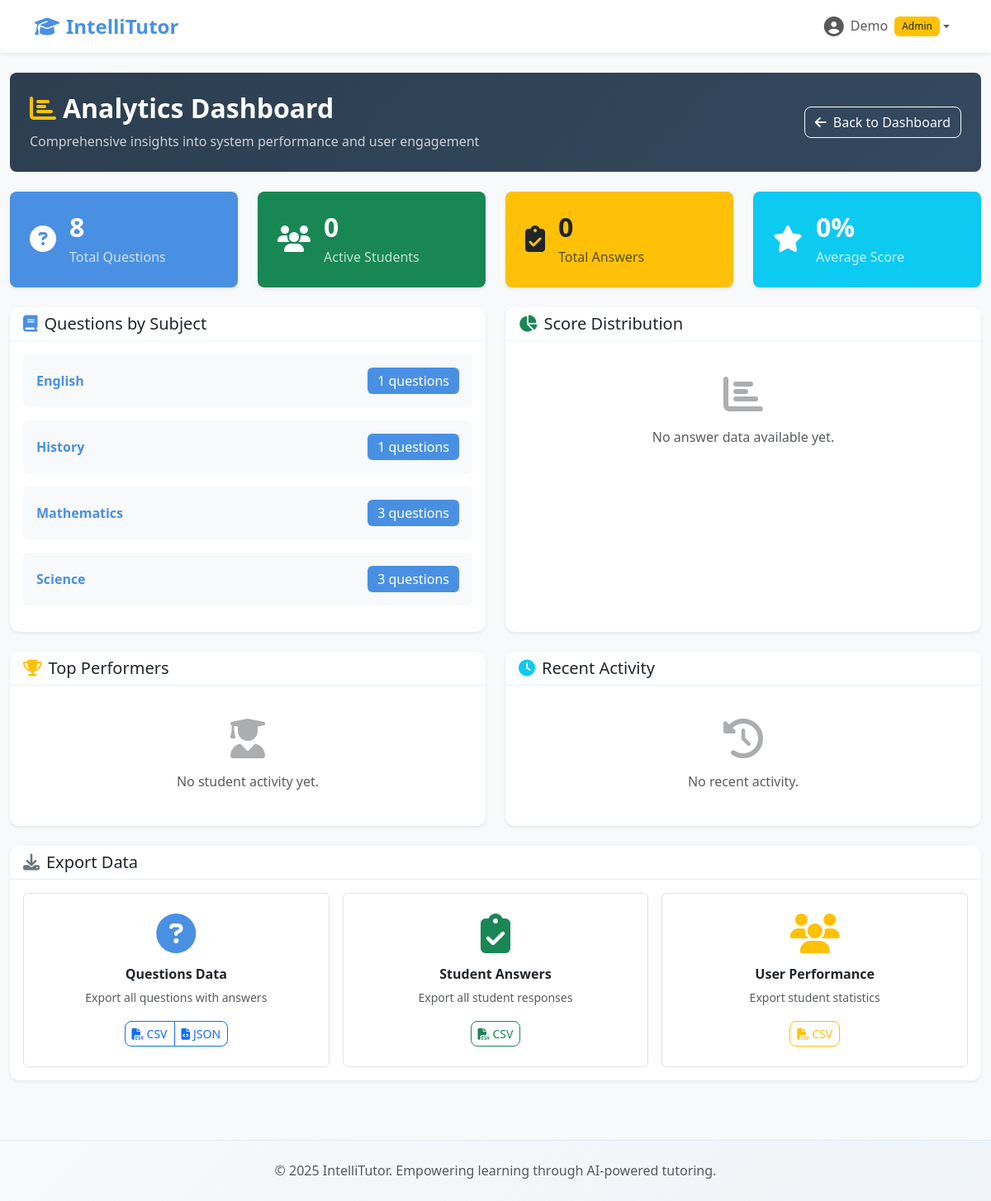
Before: /admin/analytics (signed in) with the older database file.
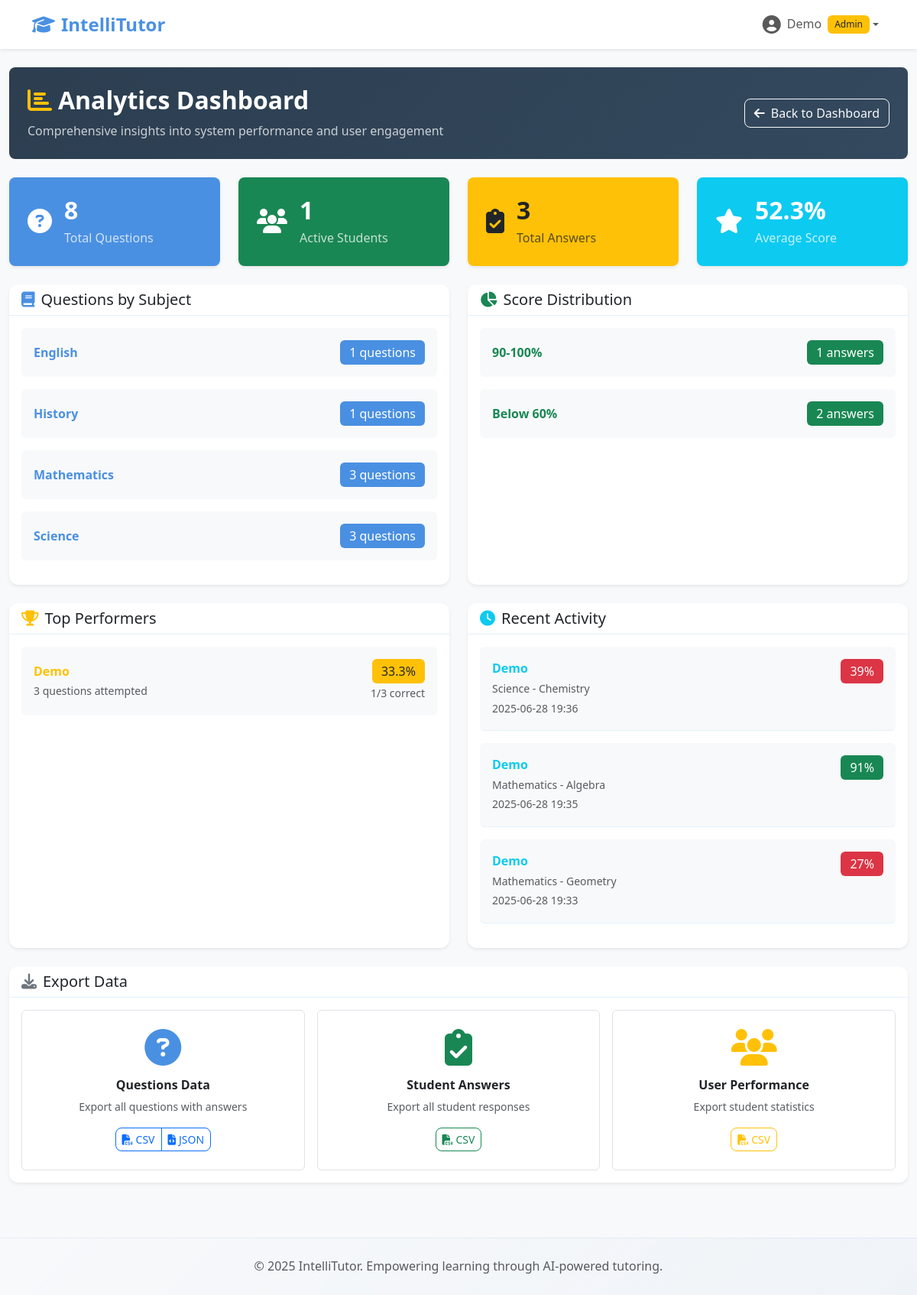
After: the same page with the newer database file.
### models.py (models this page shows, shortened)
class Question(db.Model):
    __tablename__ = 'questions'
    id = db.Column(db.Integer, primary_key=True)
    subject = db.Column(db.String(100), nullable=False)
    topic = db.Column(db.String(100), nullable=False)
    question_text = db.Column(db.Text, nullable=False)
    model_answer = db.Column(db.Text, nullable=False)
    difficulty = db.Column(db.String(20), default='medium')  # easy, medium, hard
    created_at = db.Column(db.DateTime, default=datetime.now)

class User(UserMixin, db.Model):
    __tablename__ = 'users'
    id = db.Column(db.Integer, primary_key=True)
    username = db.Column(db.String(80), unique=True, nullable=False)
    email = db.Column(db.String(120), unique=True, nullable=False)
    password_hash = db.Column(db.String(256), nullable=False)
    first_name = db.Column(db.String(50), nullable=True)
    last_name = db.Column(db.String(50), nullable=True)
    role = db.Column(db.String(20), default='student')  # 'student' or 'admin'
    questions_attempted = db.Column(db.Integer, default=0)
    questions_correct = db.Column(db.Integer, default=0)
    total_score = db.Column(db.Integer, default=0)
    badges = db.Column(db.Integer, default=0)
    created_at = db.Column(db.DateTime, default=datetime.now)
    updated_at = db.Column(db.DateTime, default=datetime.now, onupdate=datetime.now)

class Answer(db.Model):
    __tablename__ = 'answers'
    id = db.Column(db.Integer, primary_key=True)
    user_id = db.Column(db.String, db.ForeignKey('users.id'), nullable=False)
    question_id = db.Column(db.Integer, db.ForeignKey('questions.id'), nullable=False)
    user_answer = db.Column(db.Text, nullable=False)
    score = db.Column(db.Integer, nullable=False)  # 0-100
    feedback = db.Column(db.Text, nullable=False)
    created_at = db.Column(db.DateTime, default=datetime.now)
    user = db.relationship('User', backref=db.backref('answers', lazy=True))
    question = db.relationship('Question', backref=db.backref('answers', lazy=True))

### routes.py (the view)
@app.route('/admin/analytics')
@require_admin
def admin_analytics():
    total_questions = Question.query.count()
    questions_by_subject = db.session.query(Question.subject, db.func.count(Question.id)).group_by(Question.subject).all()
    questions_by_difficulty = db.session.query(Question.difficulty, db.func.count(Question.id)).group_by(Question.difficulty).all()
    total_users = User.query.count()
    active_students = User.query.filter_by(role='student').filter(User.questions_attempted > 0).count()
    top_performers = User.query.filter_by(role='student').filter(User.questions_attempted > 0).order_by(
        (User.questions_correct * 100.0 / User.questions_attempted).desc()
    ).limit(10).all()
    total_answers = Answer.query.count()
    avg_score = db.session.query(db.func.avg(Answer.score)).scalar() or 0
    recent_activity = Answer.query.order_by(Answer.created_at.desc()).limit(20).all()
    score_distribution = []
    if total_answers > 0:
        score_90_100 = Answer.query.filter(Answer.score >= 90).count()
        score_80_89 = Answer.query.filter(Answer.score >= 80, Answer.score < 90).count()
        score_70_79 = Answer.query.filter(Answer.score >= 70, Answer.score < 80).count()
        score_60_69 = Answer.query.filter(Answer.score >= 60, Answer.score < 70).count()
        score_below_60 = Answer.query.filter(Answer.score < 60).count()
        score_distribution = [
            ('90-100', score_90_100),
            ('80-89', score_80_89),
            ('70-79', score_70_79),
            ('60-69', score_60_69),
            ('Below 60', score_below_60)
        ]
    return render_template('admin_analytics_simple.html',
                         total_questions=total_questions,
                         questions_by_subject=questions_by_subject,
                         questions_by_difficulty=questions_by_difficulty,
                         total_users=total_users,
                         active_students=active_students,
                         top_performers=top_performers,
                         total_answers=total_answers,
                         avg_score=round(avg_score, 1),
                         recent_activity=recent_activity,
                         score_distribution=score_distribution)

### auth.py (called while the page is built)
@login_manager.user_loader
def load_user(user_id):
    return User.query.get(int(user_id))

def require_admin(f):
    @wraps(f)
    def decorated_function(*args, **kwargs):
        if not current_user.is_authenticated:
            return redirect(url_for('auth.login', next=request.url))
        if current_user.role != 'admin':
            flash('Access denied. Admin privileges required.', 'error')
            return redirect(url_for('student_dashboard'))
        return f(*args, **kwargs)
    return decorated_function

### routes.py (called while the page is built)
@app.before_request
def make_session_permanent():
    session.permanent = True

### templates/admin_analytics_simple.html (shortened to what the changed rows need)
{% extends "base.html" %}
{% block content %}
<div class="container-fluid py-4">
    <div class="row mb-4">
        <div class="col-12">
            <div class="admin-header bg-dark text-white p-4 rounded-3">
                <div class="row align-items-center">
                    <div class="col-md-8">
                        <h1 class="h2 fw-bold mb-2">
                            <i class="fas fa-chart-bar me-2 text-warning"></i>Analytics Dashboard
                        </h1>
                    </div>
                </div>
            </div>
        </div>
    </div>
    <div class="row g-4 mb-4">
        <div class="col-lg-3 col-md-6">
            <div class="stat-card bg-success text-white rounded-3 p-4 shadow-sm">
                <div class="d-flex align-items-center">
                    <div>
                        <h3 class="h2 fw-bold mb-1">{{ active_students }}</h3>
                        <p class="mb-0 opacity-75">Active Students</p>
                    </div>
                </div>
            </div>
        </div>
        <div class="col-lg-3 col-md-6">
            <div class="stat-card bg-warning text-dark rounded-3 p-4 shadow-sm">
                <div class="d-flex align-items-center">
                    <div>
                        <h3 class="h2 fw-bold mb-1">{{ total_answers }}</h3>
                        <p class="mb-0 opacity-75">Total Answers</p>
                    </div>
                </div>
            </div>
        </div>
        <div class="col-lg-3 col-md-6">
            <div class="stat-card bg-info text-white rounded-3 p-4 shadow-sm">
                <div class="d-flex align-items-center">
                    <div>
                        <h3 class="h2 fw-bold mb-1">{{ avg_score }}%</h3>
                        <p class="mb-0 opacity-75">Average Score</p>
                    </div>
                </div>
            </div>
        </div>
    </div>
    <div class="row g-4">
        <div class="col-lg-6">
            <div class="card shadow-sm h-100">
                <div class="card-body">
                    {% if questions_by_subject %}
                        {% for subject, count in questions_by_subject %}
                        <div class="d-flex justify-content-between align-items-center mb-3 p-3 bg-light rounded">
                            <div>
                                <strong class="text-primary">{{ subject }}</strong>
                            </div>
                            <div class="text-end">
                                <span class="badge bg-primary fs-6">{{ count }} questions</span>
                            </div>
                        </div>
                        {% endfor %}
                    {% else %}
                        <div class="text-center text-muted py-4">
                            <i class="fas fa-book fa-3x mb-3 opacity-50"></i>
                            <p class="mb-0">No questions available yet.</p>
                        </div>
                    {% endif %}
                </div>
            </div>
        </div>
        <div class="col-lg-6">
            <div class="card shadow-sm h-100">
                <div class="card-body">
                    {% if score_distribution %}
                        {% for score_range, count in score_distribution %}
                        {% if count > 0 %}
                        <div class="d-flex justify-content-between align-items-center mb-3 p-3 bg-light rounded">
                            <div>
                                <strong class="text-success">{{ score_range }}%</strong>
                            </div>
                            <div class="text-end">
                                <span class="badge bg-success fs-6">{{ count }} answers</span>
                            </div>
                        </div>
                        {% endif %}
                        {% endfor %}
                    {% else %}
                        <div class="text-center text-muted py-4">
                            <i class="fas fa-chart-bar fa-3x mb-3 opacity-50"></i>
                            <p class="mb-0">No answer data available yet.</p>
                        </div>
                    {% endif %}
                </div>
            </div>
        </div>
        <div class="col-lg-6">
            <div class="card shadow-sm h-100">
                <div class="card-body">
                    {% if top_performers %}
                        {% for user in top_performers %}
                        <div class="d-flex justify-content-between align-items-center mb-3 p-3 bg-light rounded">
                            <div>
                                <strong class="text-warning">{{ user.first_name or user.username }}</strong>
                                <br>
                                <small class="text-muted">{{ user.questions_attempted }} questions attempted</small>
                            </div>
                            <div class="text-end">
                                <span class="badge bg-warning text-dark fs-6">
                                    {{ "%.1f"|format((user.questions_correct * 100.0 / user.questions_attempted) if user.questions_attempted > 0 else 0) }}%
                                </span>
                                <br>
                                <small class="text-muted">{{ user.questions_correct }}/{{ user.questions_attempted }} correct</small>
                            </div>
                        </div>
                        {% endfor %}
                    {% else %}
                        <div class="text-center text-muted py-4">
                            <i class="fas fa-user-graduate fa-3x mb-3 opacity-50"></i>
                            <p class="mb-0">No student activity yet.</p>
                        </div>
                    {% endif %}
                </div>
            </div>
        </div>
        <div class="col-lg-6">
            <div class="card shadow-sm h-100">
                <div class="card-body">
                    {% if recent_activity %}
                        <div style="max-height: 400px; overflow-y: auto;">
                            {% for answer in recent_activity %}
                            <div class="d-flex justify-content-between align-items-start mb-3 p-3 border-bottom bg-light rounded">
                                <div>
                                    <strong class="text-info">{{ answer.user.first_name or answer.user.username }}</strong>
                                    <br>
                                    <small class="text-muted">{{ answer.question.subject }} - {{ answer.question.topic }}</small>
                                    <br>
                                    <small class="text-muted">{{ answer.created_at.strftime('%Y-%m-%d %H:%M') if answer.created_at else 'Unknown' }}</small>
                                </div>
                                <div class="text-end">
                                    <span class="badge bg-{{ 'success' if answer.score >= 70 else 'warning' if answer.score >= 50 else 'danger' }} fs-6">
                                        {{ answer.score }}%
                                    </span>
                                </div>
                            </div>
                            {% endfor %}
                        </div>
                    {% else %}
                        <div class="text-center text-muted py-4">
                            <i class="fas fa-history fa-3x mb-3 opacity-50"></i>
                            <p class="mb-0">No recent activity.</p>
                        </div>
                    {% endif %}
                </div>
            </div>
        </div>
    </div>
</div>
{% endblock %}

Changed rows visible on the page:
now on this page (row edited): User: first_name "Demo", questions_attempted "3", questions_attempted+questions_correct "33.3", questions_correct "1"
added Answer: user "Demo", question.subject "Science", question.topic "Chemistry", created_at "2025-06-28 19:36", score "39"
added Answer: user "Demo", question.subject "Mathematics", question.topic "Algebra", created_at "2025-06-28 19:35", score "91"
added Answer: user "Demo", question.subject "Mathematics", question.topic "Geometry", created_at "2025-06-28 19:33", score "27"
Other visible differences:
{{ active_students }}: "0" → "1"
{{ total_answers }}: "0" → "3"
{{ avg_score }}: "0" → "52.3"
new list line: "90-100 % 1 answers"
new list line: "Below 60 % 2 answers"
text no longer shown: "No answer data available yet. No student activity yet. No recent activity."
